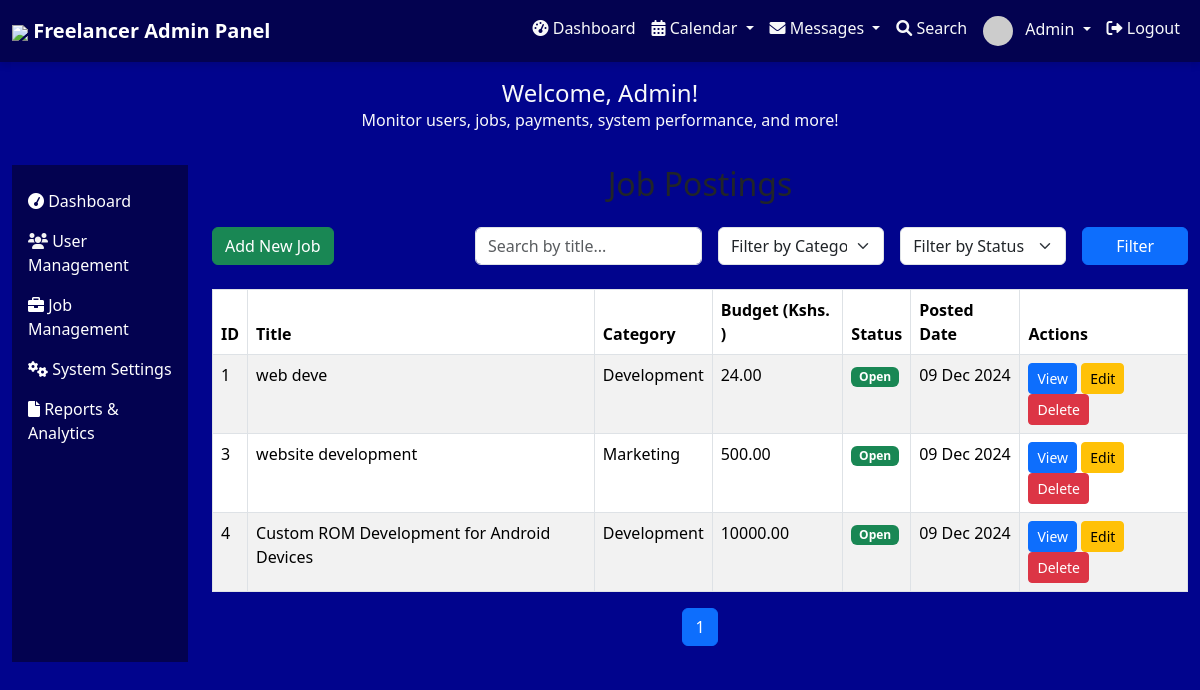
Page /admin_panel/job_postings/ on the committed database.
### admin_panel/models.py (models this page shows, shortened)
class JobPosting(models.Model):
    title = models.CharField(max_length=200)
    category = models.CharField(max_length=100)
    description = models.TextField()
    budget = models.DecimalField(max_digits=10, decimal_places=2)
    status = models.CharField(max_length=20, choices=[('Open', 'Open'), ('Closed', 'Closed')])
    created_at = models.DateTimeField(default=now)
    deadline = models.DateTimeField()
    current_applicants = models.IntegerField(default=0)
    max_applicants = models.IntegerField(null=True, blank=True)  # Optional
    tags = models.ManyToManyField('Tag', blank=True)

### admin_panel/views.py (the view)
# urls.py: path('job_postings/', views.job_postings, name='job_postings'),
def job_postings(request):
    search_query = request.GET.get('search', '')
    category_filter = request.GET.get('category', '')
    status_filter = request.GET.get('status', '')
    jobs = JobPosting.objects.all()
    if search_query:
        jobs = jobs.filter(title__icontains=search_query)
    if category_filter:
        jobs = jobs.filter(category=category_filter)
    if status_filter:
        jobs = jobs.filter(status=status_filter)
    paginator = Paginator(jobs, 10)  # 10 jobs per page
    page_number = request.GET.get('page')
    jobs = paginator.get_page(page_number)
    return render(request, 'admin_panel/job_postings.html', {'jobs': jobs})

### admin_panel/templates/admin_panel/job_postings.html (shortened to what this page needs)
{% extends 'base.html' %}
{% block content %}
<h2 class="text-center mb-4">Job Postings</h2>
<div class="d-flex justify-content-between align-items-center mb-4">
    <a href="{% url 'admin_add_job' %}" class="btn btn-success">
         Add New Job
    </a>
    <form method="get" action="" class="row g-3">
        <div class="col-md-4">
            <input type="text" name="search" class="form-control" placeholder="Search by title..." value="{{ request.GET.search }}">
        </div>
        <div class="col-md-3">
            <select name="category" class="form-select">
                <option value="">Filter by Category</option>
            </select>
        </div>
        <div class="col-md-3">
            <select name="status" class="form-select">
                <option value="">Filter by Status</option>
            </select>
        </div>
        <div class="col-md-2">
            <button type="submit" class="btn btn-primary w-100">Filter</button>
        </div>
    </form>
</div>
<div class="table-responsive">
    <table class="table table-striped table-bordered">
        <thead>
            <tr>
                <th>ID</th>
                <th>Title</th>
                <th>Category</th>
                <th>Budget (Kshs. )</th>
                <th>Status</th>
                <th>Posted Date</th>
                <th>Actions</th>
            </tr>
        </thead>
        <tbody>
            {% if jobs %}
                {% for job in jobs %}
                <tr>
                    <td>{{ job.id }}</td>
                    <td>{{ job.title }}</td>
                    <td>{{ job.category }}</td>
                    <td>{{ job.budget }}</td>
                    <td>
                        <span class="badge {% if job.status == 'Open' %}bg-success{% else %}bg-danger{% endif %}">
                            {{ job.status }}
                        </span>
                    </td>
                    <td>{{ job.created_at|date:"d M Y" }}</td>
                    <td>
                        <a href="{% url 'admin_view_job' job.id %}" class="btn btn-sm btn-primary">View</a>
                        <a href="{% url 'admin_edit_job' job.id %}" class="btn btn-sm btn-warning">Edit</a>
                        <a href="{% url 'admin_delete_job' job.id %}" class="btn btn-sm btn-danger">Delete</a>
                    </td>
                </tr>
                {% endfor %}
            {% else %}
                <tr>
                    <td colspan="7" class="text-center">No jobs found.</td>
                </tr>
            {% endif %}
        </tbody>
    </table>
</div>
{% if jobs.paginator %}
<div class="d-flex justify-content-center">
    <nav>
        <ul class="pagination">
            {% for page_num in jobs.paginator.page_range %}
                <li class="page-item {% if jobs.number == page_num %}active{% endif %}">
                    <a class="page-link" href="?page={{ page_num }}&{{ request.GET.urlencode }}">{{ page_num }}</a>
                </li>
            {% endfor %}
        </ul>
    </nav>
</div>
{% endif %}
{% endblock %}

### admin_panel/templates/base.html (shortened to what this page needs)
<!DOCTYPE html>
<html lang="en">
<head>
  <link href="https://cdn.jsdelivr.net/npm/bootstrap@5.3.3/dist/css/bootstrap.min.css" rel="stylesheet"></head>
  <link href="https://cdn.jsdelivr.net/npm/font-awesome/css/font-awesome.min.css" rel="stylesheet">
  <link href="https://daks2k3a4ib2z.cloudfront.net/5862ff0a48ddaea33e96e0ef/css/freelancer-cms.webflow.f510b9bc8.css" rel="stylesheet" type="text/css"/>
<body style="background: #01048d; height: 100%;">
  {% include 'admin_panel/navbar.html' %}
  <div class="container-fluid" style="background: #01048d; height: 100%;">
    <div class="row">
              <div class="col-12">
            <div class="alert alert-blue text-center" role="alert">
                <h4 class="mb-0 text-light">Welcome, Admin!</h4>
                <p class="mb-0 text-light">Monitor users, jobs, payments, system performance, and more!</p>
            </div>
        </div>
      <div class="col-md-2">
        {% include 'admin_panel/sidebar.html' %}
      </div>
      <div class="col-md-10">
        {% block content %}{% endblock %}
      </div>
    </div>
  </div>
  <script src="https://cdn.jsdelivr.net/npm/bootstrap@5.3.3/dist/js/bootstrap.bundle.min.js"></script></body>
</html>

### admin_panel/templates/admin_panel/navbar.html (shortened to what this page needs)
<link href="https://cdnjs.cloudflare.com/ajax/libs/font-awesome/6.0.0-beta3/css/all.min.css" rel="stylesheet">
<link rel="stylesheet" href="https://cdnjs.cloudflare.com/ajax/libs/animate.css/4.1.1/animate.min.css">
<nav class="navbar navbar-expand-lg ">
  <div class="container-fluid" data-collapse="medium" data-animation="default" data-duration="400" class="navbar w-nav">
    <a class="navbar-brand text-white fw-bold" href="{% url 'admin_dashboard' %}">
      <img src="http://uploads.webflow.com/5862ff0a48ddaea33e96e0ef/587523cda9cb9b0448b0f616_Logo.png" width="50" />
        Freelancer Admin  Panel
    </a>
    <div class="collapse navbar-collapse" id="navbarNav">
      <ul class="navbar-nav ms-auto">
        <li class="nav-item ">
          <a class="nav-link text-light" href="{% url 'admin_dashboard' %}">
            <i class="fas fa-tachometer-alt"></i>   Dashboard
          </a>
        </li>
        <li class="nav-item  dropdown">
          <a class="nav-link text-light dropdown-toggle" href="#" id="navbarDropdownCalendar" role="button" data-bs-toggle="dropdown" aria-expanded="false">
            <i class="fas fa-calendar-alt"></i> Calendar
          </a>
        </li>
        <li class="nav-item  dropdown">
          <a class="nav-link text-light dropdown-toggle" href="#" id="navbarDropdownMessages" role="button" data-bs-toggle="dropdown" aria-expanded="false">
            <i class="fas fa-envelope"></i> Messages
          </a>
        </li>
        <li class="nav-item ">
          <a class="nav-link text-light" href="#">
            <i class="fas fa-search"></i> Search
          </a>
        </li>
        <li class="nav-item  dropdown">
          <a class="nav-link text-light dropdown-toggle" href="#" id="navbarDropdownProfile" role="button" data-bs-toggle="dropdown" aria-expanded="false">
            <img src="https://via.placeholder.com/30" alt="Avatar" class="rounded-circle me-2"> Admin
          </a>
        </li>
        <li class="nav-item ">
          <a class="nav-link text-light" href="#">
            <i class="fas fa-sign-out-alt"></i> Logout
          </a>
        </li>
      </ul>
    </div>
  </div>
</nav>

### admin_panel/templates/admin_panel/sidebar.html (shortened to what this page needs)
<nav id="sidebarMenu" class=" sidebar" style="background: #030250; height:100%; color: white;">
    <div class="position-sticky pt-3">
        <ul class="nav flex-column">
            <li class="nav-item">
                <a class="nav-link active" href="/admin_panel/dashboard/" style="color: white;">
                    <i class="fa fa-tachometer" style="color: white;"></i>
                    <span class="menu-text" >Dashboard</span>
                </a>
            </li>
            <li class="nav-item">
                <a class="nav-link" href="/admin_panel/manage_users/" style="color: white;">
                    <i class="fa fa-users" style="color: #f3f3f3;"></i>
                    <span class="menu-text">User Management</span>
                </a>
            </li>
            <li class="nav-item">
                <a class="nav-link" href="/admin_panel/job_postings/" style="color: white;">
                    <i class="fa fa-briefcase" style="color: white;"></i>
                    <span class="menu-text">Job Management</span>
                </a>
            </li>
            <li class="nav-item">
                <a class="nav-link" href="/admin_panel/system_settings/" style="color: white;">
                    <i class="fa fa-cogs" style="color: white;"></i>
                    <span class="menu-text">System Settings</span>
                </a>
            </li>
            <li class="nav-item">
                <a class="nav-link" href="#" style="color: white;">
                    <i class="fa fa-file" style="color: white;"></i>
                    <span class="menu-text">Reports & Analytics</span>
                </a>
            </li>
        </ul>
    </div>
</nav>

### admin_panel/templates/admin_panel/navbar.html (style rules this page uses)
.navbar { background: #030250; box-shadow: 0px 4px 6px rgba(0, 0, 0, 0.1); }

### rows in the picture
JobPosting: id "1", title "web deve", category "Development", budget "24.00", status "Open", created_at "09 Dec 2024"
JobPosting: id "3", title "website development", category "Marketing", budget "500.00", status "Open", created_at "09 Dec 2024"
JobPosting: id "4", title "Custom ROM Development for Android Devices", category "Development", budget "10000.00", status "Open", created_at "09 Dec 2024"

### other values in the picture
{{ page_num }} "1"
